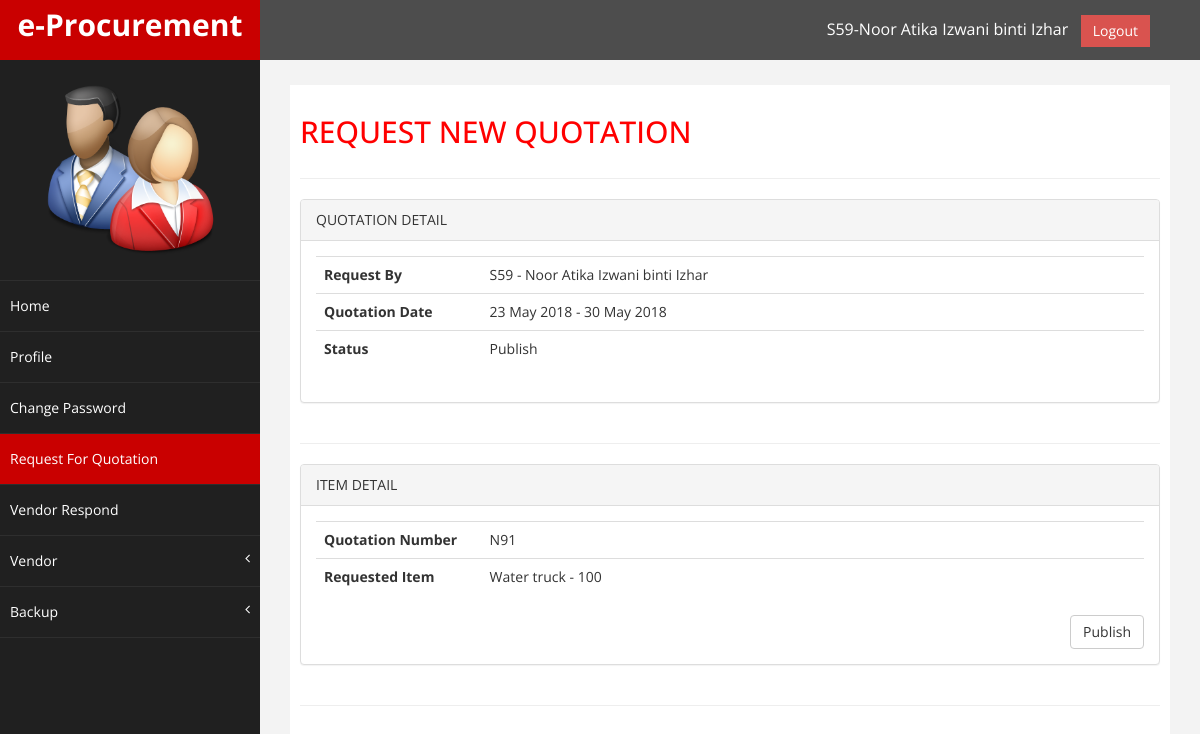
/Staff/S_Quotation_Publish.php?RFQ_No=N91 (signed in), run on the app's committed database.
### tables this page shows
CREATE TABLE `staff` (
  `StaffID` varchar(10) NOT NULL DEFAULT '0',
  `StaffUsername` varchar(255) NOT NULL,
  `StaffPassword` varchar(255) NOT NULL,
  `StaffName` varchar(255) NOT NULL,
  `StaffOfficeNo` varchar(15) DEFAULT NULL,
  `StaffPhoneNo` varchar(15) DEFAULT NULL,
  `roleID` int(11) NOT NULL DEFAULT '1',
  `StaffEmail` varchar(255) DEFAULT NULL,
  PRIMARY KEY (`StaffID`)
);

CREATE TABLE `rfq` (
  `RFQ_No` varchar(10) NOT NULL,
  `RFQStartDate` date NOT NULL,
  `RFQEndDate` date NOT NULL,
  `RFQStatus` varchar(15) NOT NULL,
  `StaffID` varchar(15) DEFAULT NULL,
  PRIMARY KEY (`RFQ_No`),
  KEY `StaffID` (`StaffID`),
  CONSTRAINT `rfq_ibfk_1` FOREIGN KEY (`StaffID`) REFERENCES `staff` (`StaffID`)
);

CREATE TABLE `request_item` (
  `ItemNo` varchar(10) NOT NULL,
  `ItemDesc` varchar(255) NOT NULL,
  `ItemQuantity` int(11) NOT NULL,
  `RFQ_No` varchar(10) DEFAULT NULL,
  `CodeVoteID` varchar(10) DEFAULT NULL,
  PRIMARY KEY (`ItemNo`)
);

### Staff/S_Quotation_Publish.php (the view, shortened to what this page needs)
<?php
	require_once("../connection.php");
	if(!isset($_SESSION["StaffID"]) && empty($_SESSION["StaffID"] ))
	{
		header("location:../index.php");
		exit;
	}
 else
	 $StaffID = $_SESSION["StaffID"];
?>
<!DOCTYPE html>
<html xmlns="http://www.w3.org/1999/xhtml">
<head>
    <link href="../assets/css/bootstrap.css" rel="stylesheet" />
    <link href="../assets/css/font-awesome.css" rel="stylesheet" />
    <link href="../assets/css/custom.css" rel="stylesheet" />
</head>
<body>
  <div id="wrapper">
        <nav class="navbar navbar-default navbar-cls-top " role="navigation" style="margin-bottom: 0">
            <div class="navbar-header">
                <a class="navbar-brand" href="../S_Home.php">e-Procurement</a>
            </div>
			<?php
				$sql = mysqli_query($DBConn, "SELECT * FROM staff WHERE StaffID='$StaffID'");
				$data = mysqli_fetch_array($sql);
			?>
			<div style="color: white; padding: 15px 50px 5px 50px; float: right; font-size: 16px;">
				<?php echo $data['StaffID']."-".$data['StaffName'];?> &nbsp; <a href="../index.html" class="btn btn-danger square-btn-adjust">Logout</a>
			</div>
        </nav>
        <nav class="navbar-default navbar-side" role="navigation">
            <div class="sidebar-collapse">
                <ul class="nav" id="main-menu">
					<li class="text-center">
						<img src="../Image/user.png" class="user-image img-responsive"/>
					</li>
                    <li>
                        <a href="S_Home.php"> Home</a>
                    </li>
                    <li>
                        <a href="S_Manage_Account.php"> Profile</a>
                    </li>
					<li>
                        <a class="" href="S_Manage_Password.php"> Change Password</a>
                    </li>
					<li>
                        <a class="active-menu" href="S_List_Of_RFQ.php"> Request For Quotation</a>
                    </li>
					<li>
                        <a href="S_Vendor_Respond.php"> Vendor Respond</a>
                    </li>
                    <li>
                        <a href="#"> Vendor<span class="fa arrow"></span></a>
                    </li>
					<li>
						<a href="#"> Backup<span class="fa arrow"></span></a>
                    </li>
                </ul>
            </div>
        </nav>
        <div id="page-wrapper" >
            <div id="page-inner">
                <div class="row">
                    <div class="col-md-12">
						<h2> REQUEST NEW QUOTATION </h2>
					</div>
				</div>
				<hr />
				<div class="row">
                    <div class="col-md-12">
						<form action='' method='post'>
						<div class='panel panel-default'>
							<div class='panel-heading'>QUOTATION DETAIL</div>
							<div class='panel-body'>
								<table class='table'>
									<?php
										$sql = mysqli_query($DBConn, "SELECT * FROM staff s, rfq r WHERE s.StaffID = r.StaffID AND r.RFQ_No='".$_GET['RFQ_No']."'");
										$data = mysqli_fetch_array($sql);
									?>
								<tr>
									<th colspan ='2' width ='20%'>Request By</th>
									<td><?php echo $data['StaffID'].' - '.$data['StaffName'];?></td>
								</tr>
								<tr>
									<th colspan ='2' width ='20%'>Quotation Date</th>
									<td><?php echo date('d F Y', strtotime($data['RFQStartDate']))?>  -  <?php echo date('d F Y', strtotime($data['RFQEndDate']))?></td>
								</tr>
                                <tr>
							        <th>Status</th>
                                    <th></th>
                                    <td><?php echo $data['RFQStatus'];?></td>
  		                        </tr>
								</table>
							</div>
						</div>
						</form>
                    </div>
                </div>
                <hr />
				<div class="row">
                    <div class="col-md-12">
						<form action='' method='post'>
						<div class='panel panel-default'>
							<div class='panel-heading'>ITEM DETAIL</div>
							<div class='panel-body'>
								<table class='table'>
								<tr>
									<th colspan ='2' width ='20%'>Quotation Number</th>
									<td><?php echo $data['RFQ_No']?></t>
								</tr>
								<tr>
									<th colspan ='2' width ='20%'>Requested Item </th>
									<td>
										<?php
											$sql2 = mysqli_query($DBConn, "SELECT * FROM request_item r, code_vote c WHERE r.CodeVoteID=c.CodeVoteID AND r.RFQ_No = '".$_GET["RFQ_No"]."'");
											while ($data2 = mysqli_fetch_array($sql2))
											{
												echo $data2["ItemDesc"]." - ".$data2["ItemQuantity"]."<br>";
											}
											?>
									</td>
									</tr>
								</table>
								<div align='right'>
									<a href="S_Quotation_Publish_Advertise.php?RFQ_No=<?php echo $data['RFQ_No'];?>" class="btn btn-default" onclick="return confirm('Are you sure want publish?')">Publish</a>
								</div>
							</div>
						</div>
						</form>
                    </div>
                </div>
                <hr />
			</div>
        </div>
    </div>
</body>
</html>

### assets/css/custom.css (style rules this page uses)
body { font-family: 'Open Sans', sans-serif; }
#wrapper { width: 100%; background:#202020; }
#page-wrapper { padding: 15px 15px; min-height: 600px; background:#F3F3F3; }
#page-inner { width:100%; margin:10px 20px 10px 0px; background-color:#fff!important; padding:10px; min-height:1200px; }
.text-center { text-align:center; }
h2 { color: #f00; }
.square-btn-adjust { border: 0px solid transparent; -webkit-border-radius: 0px; -moz-border-radius: 0px; border-radius: 0px; }
.user-image { margin: 25px auto; -webkit-border-radius: 10px; -moz-border-radius: 10px; border-radius: 10px; max-height:170px; max-width:170px; }
.navbar-cls-top .navbar-brand { color: #fff; background: #C90000; width: 260px; text-align: center; height: 60px; font-size: 30px; font-weight: 700; }
.active-menu { background-color:#C90000!important; }
.arrow { float: right; }
.fa.arrow:before { content: "\f104"; }
.sidebar-collapse , .sidebar-collapse .nav { background:none; }
.sidebar-collapse .nav { padding:0; }
.sidebar-collapse .nav > li > a { color:#fff; background:#202020; text-shadow:none; }
.sidebar-collapse > .nav > li > a { padding:15px 10px; }
.sidebar-collapse > .nav > li { border-bottom: 1px solid rgba(107, 108, 109, 0.19); }
.navbar-side { border:none; background-color: #202020; }
.navbar-cls-top { background:#4D4D4D; border-bottom:none; }
.navbar-default { border:0px solid black; }
.navbar-header { background: #A70303; }
@media (min-width:768px) { #page-wrapper { margin: 0 0 0 260px; padding: 15px 30px; min-height: 1200px; } }
@media (min-width:768px) { .navbar-side { z-index: 1; position: absolute; width: 260px; } }
@media (min-width:768px) { .navbar { border-radius: 0px; } }

### data on the page
staff: StaffID "S59", StaffName "Noor Atika Izwani binti Izhar"
rfq: StaffID "S59", StaffID.StaffName "Noor Atika Izwani binti Izhar", RFQStartDate "23 May 2018", RFQEndDate "30 May 2018", RFQStatus "Publish", RFQ_No "N91"
request_item: ItemDesc "Water truck", ItemQuantity "100"
